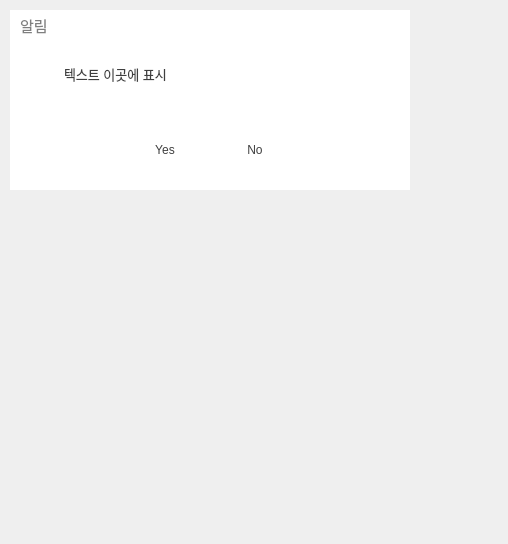
<?xml version="1.0" encoding="UTF-8"?>
<ui version="4.0">
 <class>Dialog</class>
 <widget class="QDialog" name="Dialog">
  <property name="geometry">
   <rect>
    <x>0</x>
    <y>0</y>
    <width>508</width>
    <height>544</height>
   </rect>
  </property>
  <property name="cursor">
   <cursorShape>ArrowCursor</cursorShape>
  </property>
  <property name="windowTitle">
   <string>Dialog</string>
  </property>
  <property name="styleSheet">
   <string notr="true">QWidget {
font: 13px &quot;맑은 고딕&quot;;color: rgb(63, 63, 63);
background-color: None;
}


/*** 버튼 ***/
QPushButton {background-color: transparent;border-radius: 0px;border-style: solid;border-width: 1px;border-color: transparent}

QPushButton:hover {background-color: rgb(230, 230, 230);}

QPushButton:pressed {background-color: rgb(205, 205, 205);}

QPushButton:focus {
border-color: rgb(200,200,200);
}</string>
  </property>
  <widget class="QLabel" name="title">
   <property name="geometry">
    <rect>
     <x>20</x>
     <y>10</y>
     <width>100</width>
     <height>30</height>
    </rect>
   </property>
   <property name="layoutDirection">
    <enum>Qt::LeftToRight</enum>
   </property>
   <property name="styleSheet">
    <string notr="true">QWidget {font: 15px; color: rgb(127, 127, 127);}</string>
   </property>
   <property name="text">
    <string>알림</string>
   </property>
   <property name="alignment">
    <set>Qt::AlignLeading|Qt::AlignLeft|Qt::AlignVCenter</set>
   </property>
  </widget>
  <widget class="QFrame" name="frame">
   <property name="geometry">
    <rect>
     <x>10</x>
     <y>10</y>
     <width>400</width>
     <height>180</height>
    </rect>
   </property>
   <property name="styleSheet">
    <string notr="true">/**프레임**/
QFrame{
background-color: white;
border-radius: 0px;
border-style:solid;
border-width:0px;
/*border-color: rgb(127, 127, 127);*/
}</string>
   </property>
   <property name="frameShape">
    <enum>QFrame::StyledPanel</enum>
   </property>
   <property name="frameShadow">
    <enum>QFrame::Raised</enum>
   </property>
   <widget class="QPushButton" name="yes_btn">
    <property name="geometry">
     <rect>
      <x>110</x>
      <y>120</y>
      <width>90</width>
      <height>40</height>
     </rect>
    </property>
    <property name="focusPolicy">
     <enum>Qt::StrongFocus</enum>
    </property>
    <property name="text">
     <string>Yes</string>
    </property>
    <property name="icon">
     <iconset resource="../QRC/img.qrc">
      <normaloff>:/img/Icon/unit_yes.png</normaloff>:/img/Icon/unit_yes.png</iconset>
    </property>
    <property name="iconSize">
     <size>
      <width>25</width>
      <height>25</height>
     </size>
    </property>
   </widget>
   <widget class="QPushButton" name="no_btn">
    <property name="geometry">
     <rect>
      <x>200</x>
      <y>120</y>
      <width>90</width>
      <height>40</height>
     </rect>
    </property>
    <property name="focusPolicy">
     <enum>Qt::StrongFocus</enum>
    </property>
    <property name="text">
     <string>No</string>
    </property>
    <property name="icon">
     <iconset resource="../QRC/img.qrc">
      <normaloff>:/img/Icon/unit_no.png</normaloff>:/img/Icon/unit_no.png</iconset>
    </property>
    <property name="iconSize">
     <size>
      <width>29</width>
      <height>30</height>
     </size>
    </property>
   </widget>
   <widget class="QTextEdit" name="text">
    <property name="geometry">
     <rect>
      <x>50</x>
      <y>50</y>
      <width>300</width>
      <height>70</height>
     </rect>
    </property>
    <property name="cursor" stdset="0">
     <cursorShape>ArrowCursor</cursorShape>
    </property>
    <property name="mouseTracking">
     <bool>true</bool>
    </property>
    <property name="focusPolicy">
     <enum>Qt::NoFocus</enum>
    </property>
    <property name="styleSheet">
     <string notr="true">QTextEdit{
}</string>
    </property>
    <property name="html">
     <string>&lt;!DOCTYPE HTML PUBLIC &quot;-//W3C//DTD HTML 4.0//EN&quot; &quot;http://www.w3.org/TR/REC-html40/strict.dtd&quot;&gt;
&lt;html&gt;&lt;head&gt;&lt;meta name=&quot;qrichtext&quot; content=&quot;1&quot; /&gt;&lt;style type=&quot;text/css&quot;&gt;
p, li { white-space: pre-wrap; }
&lt;/style&gt;&lt;/head&gt;&lt;body style=&quot; font-family:'맑은 고딕'; font-size:13px; font-weight:400; font-style:normal;&quot;&gt;
&lt;p style=&quot; margin-top:0px; margin-bottom:0px; margin-left:0px; margin-right:0px; -qt-block-indent:0; text-indent:0px;&quot;&gt;&lt;span style=&quot; font-size:13px;&quot;&gt;텍스트 이곳에 표시&lt;/span&gt;&lt;/p&gt;&lt;/body&gt;&lt;/html&gt;</string>
    </property>
    <property name="textInteractionFlags">
     <set>Qt::NoTextInteraction</set>
    </property>
   </widget>
   <zorder>text</zorder>
   <zorder>yes_btn</zorder>
   <zorder>no_btn</zorder>
  </widget>
  <widget class="QPushButton" name="msg_close_btn">
   <property name="geometry">
    <rect>
     <x>370</x>
     <y>10</y>
     <width>40</width>
     <height>30</height>
    </rect>
   </property>
   <property name="focusPolicy">
    <enum>Qt::NoFocus</enum>
   </property>
   <property name="styleSheet">
    <string notr="true">QPushButton {background-color: transparent;border-radius: 0px;border-style: solid;border-width: 3px;border-color: transparent;height: 24px;width: 80px;
margin-left: 1px;
margin-right: 1px;
margin-top: 1px;
image: url(:/img/Icon/unit_close.png);}

QPushButton:hover {background-color: rgb(232, 17, 35);
image: url(:/img/Icon/unit_close_pressed.png);}
QPushButton:pressed {background-color: rgb(241, 112, 122);}</string>
   </property>
   <property name="text">
    <string/>
   </property>
   <property name="iconSize">
    <size>
     <width>15</width>
     <height>15</height>
    </size>
   </property>
  </widget>
  <zorder>frame</zorder>
  <zorder>title</zorder>
  <zorder>msg_close_btn</zorder>
 </widget>
 <resources>
  <include location="../QRC/img.qrc"/>
 </resources>
 <connections/>
</ui>
